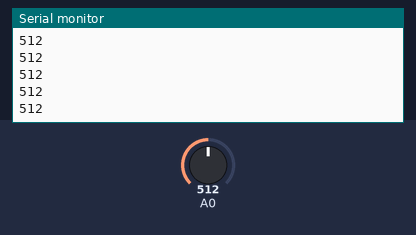
This sketch was run on a simulated Arduino Uno, built with avr-gcc and run on an emulated ATmega328P. On the bench: the last lines printed to the serial monitor. The inputs (shaded band) are chosen by the test bench; at power-on: A0 = 512.

Above: at 1.3 s.
1.4 s: A0 set to 716
At 2.1 s:
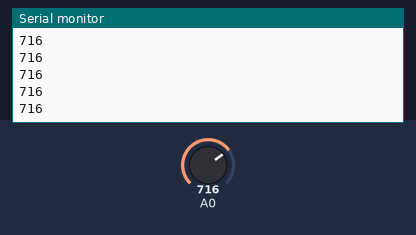
2.9 s: A0 set to 900
At 3.5 s:
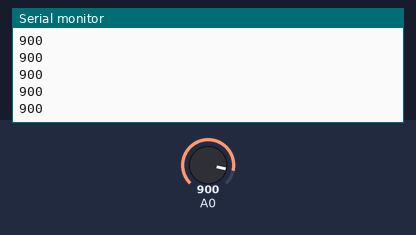
Timing chart, 0 to 5.9 s (numbered marks = the images above; inputs shaded):
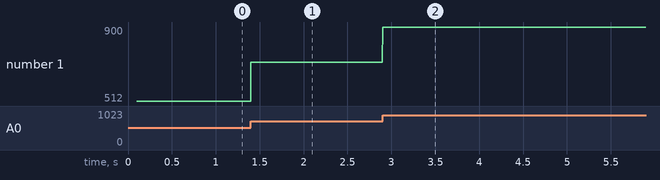

Measured:
- after the input at 1.4 s, the serial monitor: prints a new line at once (image 1)
- after the input at 2.9 s, the serial monitor: prints a new line at once (image 2)
- plotted number 1: 512 → 716 after the input at 1.4 s, 716 → 900 after the input at 2.9 s

The sketch:

web2.ino
```cpp
/******************************************************************************
 * 无锡市思知瑞科技有限公司
 * 淘宝店铺：大脑实验室
 * 店铺网址：http://brainlab.taobao.com
 * 工作日联系电话：0510-66759621
******************************************************************************/
#include <Arduino.h>
#include <Adafruit_SSD1306.h>

#define OLED_Address 0x3C
Adafruit_SSD1306 oled(128, 64);

#define DEBUG  //取消注释，在上位机显示

typedef struct  // 曲线参数
{
  float Draw_Buf[128];  // 曲线数据缓存
  float Draw_Min;       // 缓存数据的最小值  单位为百分比
  float Draw_Max;       // 缓存数据的最大值
} _DrawCurve;           // 曲线参数

static _DrawCurve DrawCurve;

void PlotDataInput(_DrawCurve *Draw, float val) {
  uint8_t i;
  for (i = 1; i < 128; i++) {
    Draw->Draw_Buf[i - 1] = Draw->Draw_Buf[i];
  }
  Draw->Draw_Buf[127] = val;

  if (Draw->Draw_Buf[127] > 1)
    Draw->Draw_Buf[127] = 1;
  else if (Draw->Draw_Buf[127] < 0)
    Draw->Draw_Buf[127] = 0;
/******************************************************************************
 * 无锡市思知瑞科技有限公司
 * 淘宝店铺：大脑实验室
 * 店铺网址：http://brainlab.taobao.com
 * 工作日联系电话：0510-66759621
******************************************************************************/
  Draw->Draw_Max = 0;
  Draw->Draw_Min = 1;
  for (i = 0; i < 128; i++)  // 获取最大最小范围
  {
    if (Draw->Draw_Min > (Draw->Draw_Buf[i])) {
      Draw->Draw_Min = Draw->Draw_Buf[i];
      Draw->Draw_Min = (float)((uint8_t)(Draw->Draw_Min * 100) / 5) / 20;

      if (Draw->Draw_Min < 0)
        Draw->Draw_Min = 0;
      if ((Draw->Draw_Max - Draw->Draw_Min) < 0.05)
        Draw->Draw_Max = Draw->Draw_Min + 0.05;
    } else if (Draw->Draw_Max < Draw->Draw_Buf[i]) {
      Draw->Draw_Max = Draw->Draw_Buf[i];
      Draw->Draw_Max = (float)((uint8_t)(Draw->Draw_Max * 100) / 5 + 1) / 20;
      if (Draw->Draw_Max > 1.0)
        Draw->Draw_Max = 1.0;
      if ((Draw->Draw_Max - Draw->Draw_Min) < 0.05)
        Draw->Draw_Min = Draw->Draw_Max - 0.05;
    }
  }
}

void PlotDataPrint(_DrawCurve *Draw, int fllor, int upper, int lineColor) {

  for (int x = 1; x < 128; x++) {
    float k = (upper - fllor) / (Draw->Draw_Max - Draw->Draw_Min);  // Y轴缩放系数

    float last_y = upper - ((Draw->Draw_Buf[x - 1] - Draw->Draw_Min) * k);
    float now_y = upper - ((Draw->Draw_Buf[x] - Draw->Draw_Min) * k);

    oled.drawLine(x - 1, last_y, x, now_y, lineColor);
  }
}

void setup() {

#ifndef DEBUG
  oled.begin(SSD1306_SWITCHCAPVCC, OLED_Address);
  oled.clearDisplay();
#else
  Serial.begin(115200);

#endif
  delay(100);
}

void loop() {
  static uint16_t value = 0;
  value = analogRead(A0);

#ifndef DEBUG
  PlotDataInput(&DrawCurve, value / 1024.0);  // 传入数据
  oled.clearDisplay();
  PlotDataPrint(&DrawCurve, 10, 60, WHITE);  // 打印曲线
  oled.display();

#else
  Serial.println(value);
  delay(5);
#endif
}
/******************************************************************************
 * 无锡市思知瑞科技有限公司
 * 淘宝店铺：大脑实验室
 * 店铺网址：http://brainlab.taobao.com
 * 工作日联系电话：0510-66759621
******************************************************************************/
```
